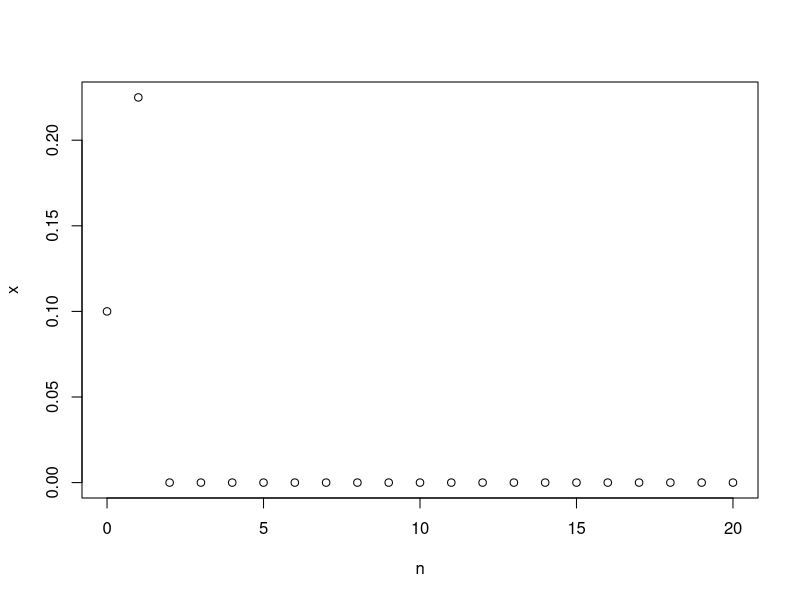
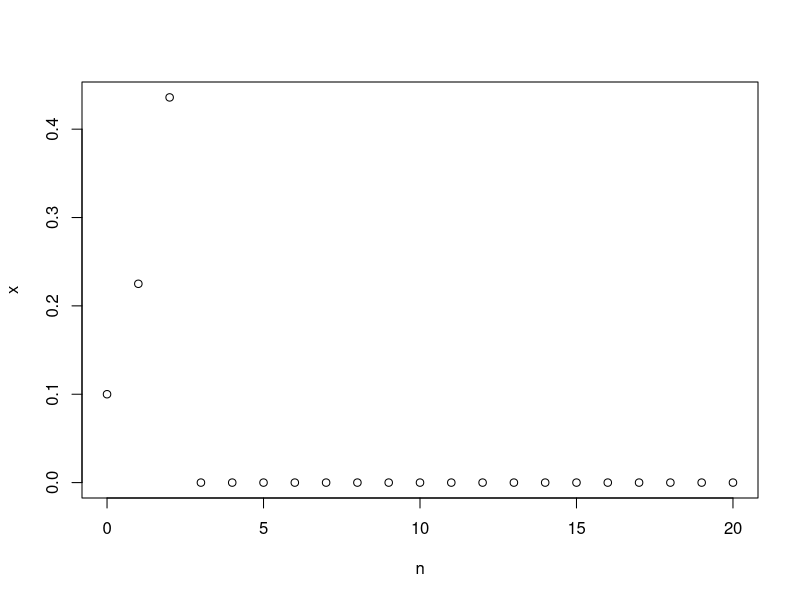
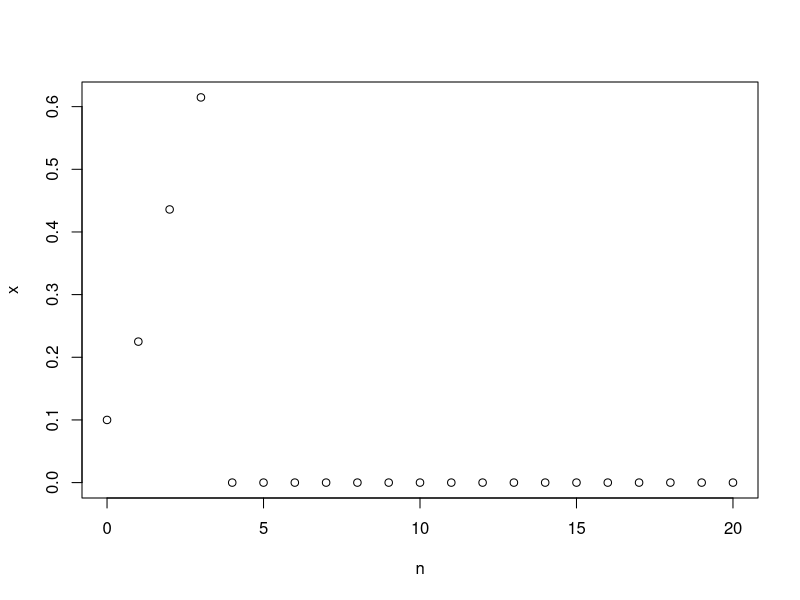
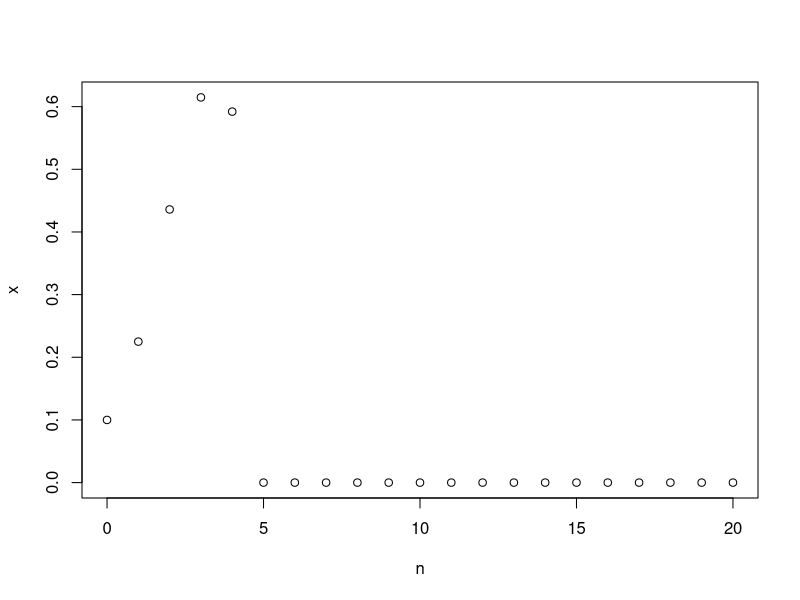
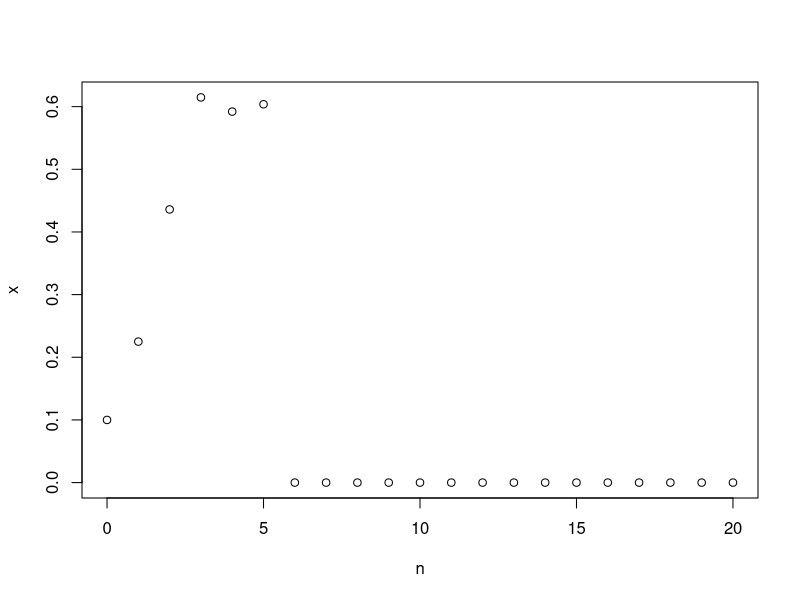
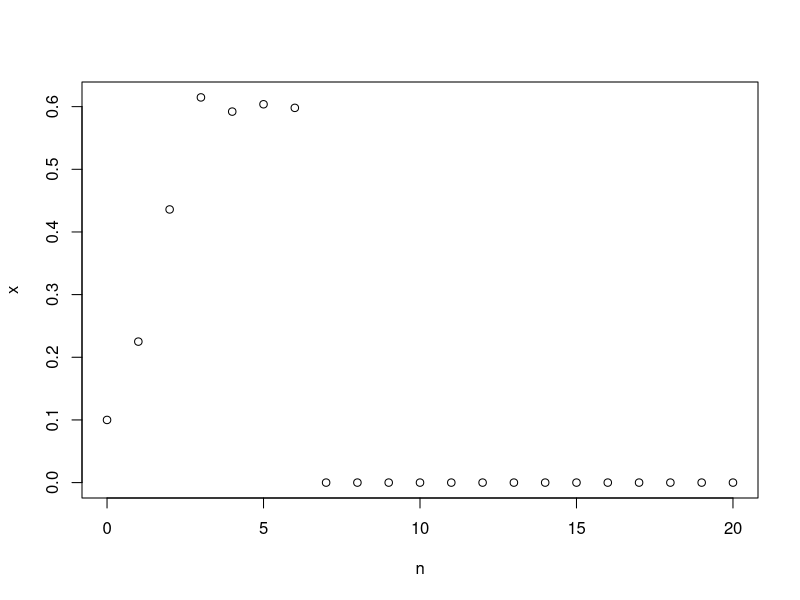
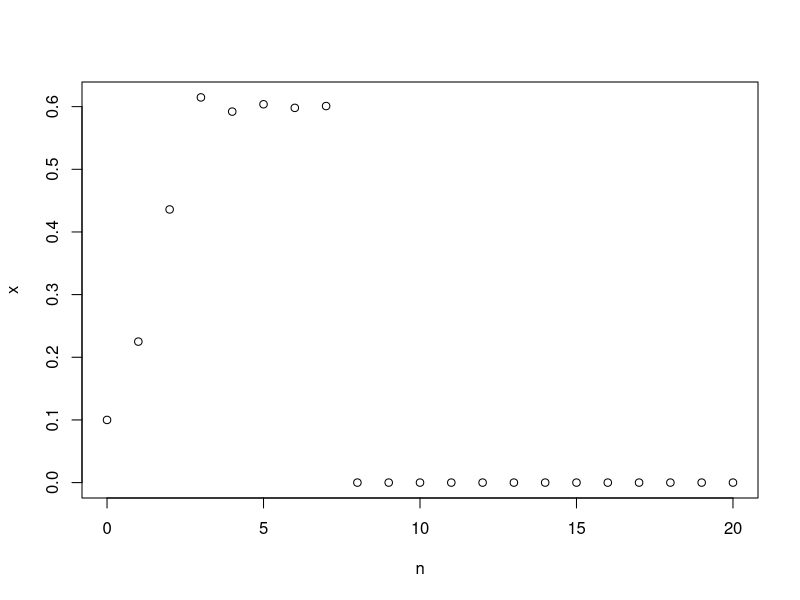
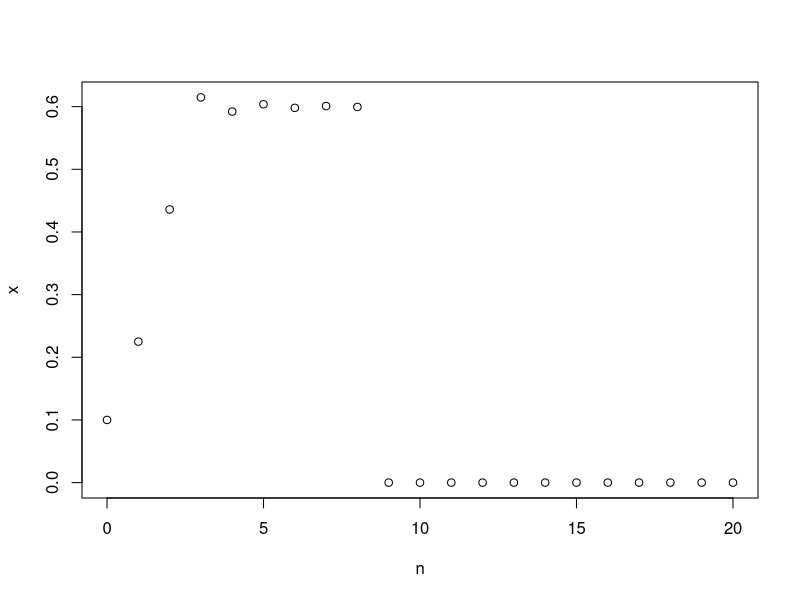

Source code (R) for these figures, in order:
x=rep(0,21)
n=seq(0,20)
x[1]=0.1
for(j in 2:length(n)){
  x[j]=(2.5)*(x[j-1])*(1-x[j-1])
  plot(n,x)
}

x=rep(0,21)
n=seq(0,20)
x[1]=3
for(j in 2:length(n)){
  x[j]=(1.25)*(x[j-1])
  plot(n,x)
}

x=rep(0,21)
n=seq(0,20)
for(j in 1:length(n)){
  x[j]=(3)*(1.25)^n[j]
  plot(n,x)
}


x=rep(0,21)
n=seq(0,20)
x[1]=1/4
for(j in 2:length(n)){
  x[j]=(1/3)*(x[j-1])+2
  plot(n,x)
}

x=rep(0,21)
n=seq(0,20)
for(j in 1:length(n)){
  x[j]=(-11/4)*(1/3)^(n[j])+(6/2)
  plot(n,x)
}